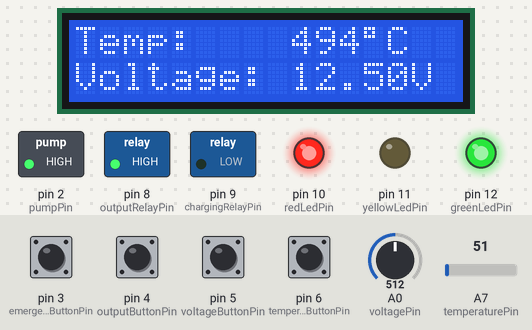
Bench run of a sketch on a simulated Arduino Nano, built with avr-gcc and run on an emulated ATmega328P. Parts: 16×2 character LCD, switched loads named in the sketch (green lamp = pin HIGH), output pins drawn as LEDs (lit = HIGH). Inputs (shaded band) come from the test bench; at power-on: pin 3 (emergencyButtonPin), pin 4 (outputButtonPin), pin 5 (voltageButtonPin), pin 6 (temperatureButtonPin) HIGH, A0 (voltagePin) = 512, A7 (temperaturePin) = 51.

Above: at 1.2 s.
1.3 s: pin 3 (emergencyButtonPin) pulled LOW for 0.75 s
At 2.9 s:
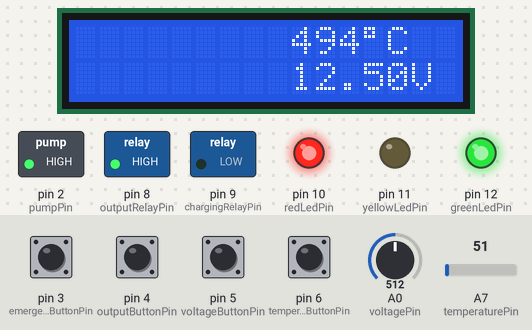
3.5 s: A0 (voltagePin) set to 381
At 5.2 s:
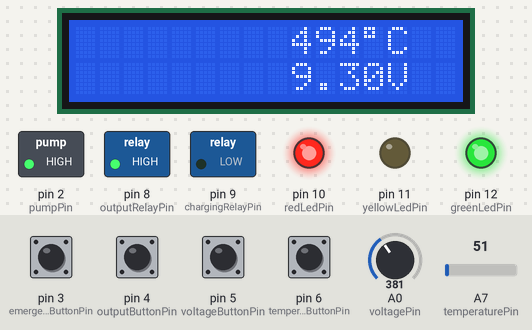
5.5 s: A0 (voltagePin) set to 350
At 7.1 s:
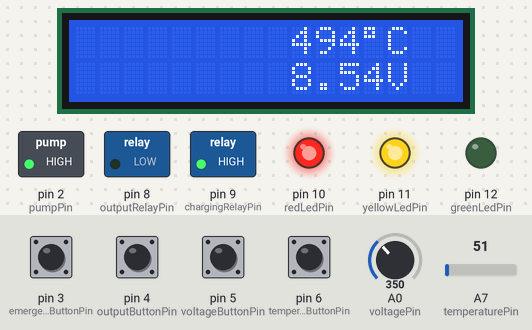
7.4 s: pin 4 (outputButtonPin) pulled LOW for 0.75 s
At 7.9 s:
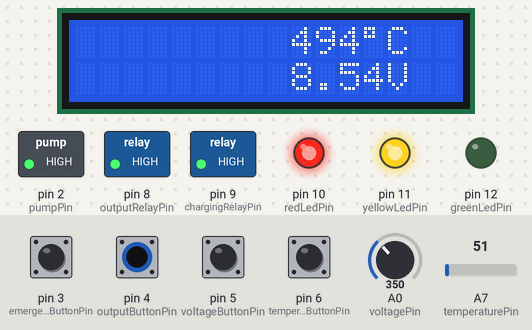
9.6 s: A0 (voltagePin) set to 511
At 10.9 s:
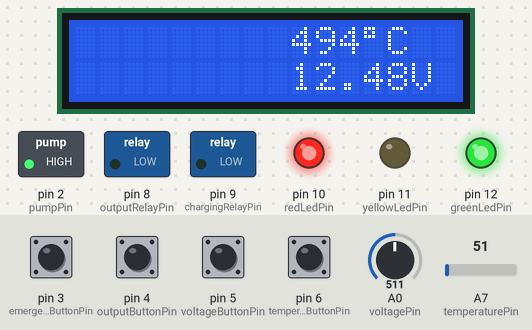
11.7 s: A7 (temperaturePin) set to 61
At 12.3 s:
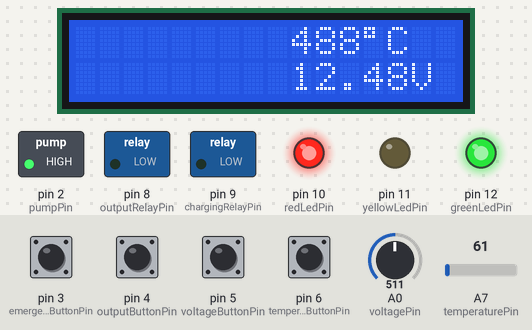
Timing chart, 0 to 14.2 s (numbered marks = the images above; inputs shaded):
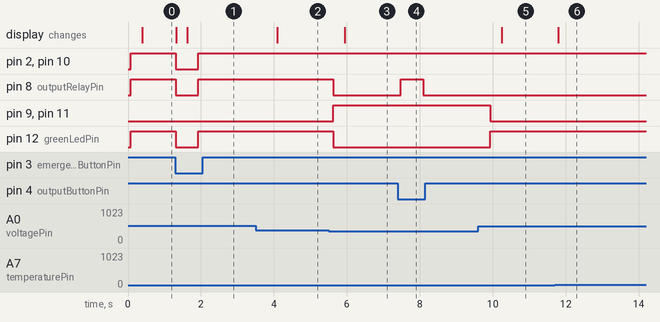

The sketch:

BMS_Version2.ino
```cpp
#include <Wire.h>
#include <LiquidCrystal_I2C.h>

LiquidCrystal_I2C lcd(0x27, 16, 2);  // Set the LCD address and dimensions

// temp setup
const int temperaturePin = A7;        // Analog pin for temperature sensor
const float voltageOffset = 5.2;      // Offset voltage
const float temperatureOffset = 0.0;  // Offset temperature

// volt sensor setup
const int voltagePin = A0;  // Analog pin for voltage sensor
float adc_voltage = 0.0;    // Floats for ADC voltage & Input voltage
float voltage = 0.0;
float R1 = 30000.0;  // Floats for resistor values in divider (in ohms)
float R2 = 7500.0;
float ref_voltage = 5.0;  // Float for Reference Voltage
int adc_value = 0;        // Integer for ADC value

// led pin connection
const int redLedPin = 10;     // Pin for red LED
const int yellowLedPin = 11;  // Pin for yellow LED
const int greenLedPin = 12;   // Pin for green LED

// relay pins
const int chargingRelayPin = 9;  // Pin for charging relay
const int outputRelayPin = 8;    // Pin for output relay
const int pumpPin = 2;           // Pin for pump motor

// button pins
const int temperatureButtonPin = 6;  // Pin for temperature display button
const int voltageButtonPin = 5;      // Pin for voltage display button
const int emergencyButtonPin = 3;    // Pin for emergency button
const int outputButtonPin = 4;       // Pin for output relay button

const int temperatureThresholdHigh = 50;  // Temperature threshold for high temperature condition
const int temperatureThresholdLow = 45;   // Temperature threshold for low temperature condition
const float voltageThreshold = 9.0;       // Voltage threshold for low voltage condition

bool isEmergencyButtonPressed = false;    // Flag to indicate emergency button press
bool isOutputButtonPressed = false;       // Flag to indicate output relay button press
bool isOutputRelayManual = false;         // Flag to indicate manual control of output relay
bool isTemperatureButtonPressed = false;  // Flag to indicate temperature button press
bool isVoltageButtonPressed = false;      // Flag to indicate voltage button press

void setup() {
  lcd.init();                         // Initialize the LCD display
  lcd.backlight();                    // Turn on the backlight
  pinMode(redLedPin, OUTPUT);         // Set red LED pin as output
  pinMode(yellowLedPin, OUTPUT);      // Set yellow LED pin as output
  pinMode(greenLedPin, OUTPUT);       // Set green LED pin as output
  pinMode(chargingRelayPin, OUTPUT);  // Set charging relay pin as output
  pinMode(outputRelayPin, OUTPUT);    // Set output relay pin as output
  pinMode(pumpPin, OUTPUT);           // Set pump motor pin as output

  pinMode(temperatureButtonPin, INPUT_PULLUP);  // Set temperature display button pin as input with pull-up resistor
  pinMode(voltageButtonPin, INPUT_PULLUP);      // Set voltage display button pin as input with pull-up resistor
  pinMode(emergencyButtonPin, INPUT_PULLUP);    // Set emergency button pin as input with pull-up resistor
  pinMode(outputButtonPin, INPUT_PULLUP);       // Set output relay button pin as input with pull-up resistor

  lcd.setCursor(0, 0);                 // Move the cursor to the first line
  lcd.print("Temp:");           // Display initial text on the first line
  lcd.setCursor(0, 1);                 // Move the cursor to the second line
  lcd.print("Voltage:");               // Display initial text on the second line
  digitalWrite(outputRelayPin, HIGH);  // Turn on the output relay by default
  digitalWrite(greenLedPin, HIGH);     // Turn on the green LED by default
  digitalWrite(yellowLedPin, LOW);     // Turn off the yellow LED by default
  digitalWrite(pumpPin, LOW);          // Turn off the pump motor by default
  digitalWrite(redLedPin, LOW);
}

void loop() {
  int temperature = getTemperature();   // Read the temperature
  float voltage = getBatteryVoltage();  // Read the battery voltage

  // Check temperature condition
  if (temperature >= temperatureThresholdHigh) {
    digitalWrite(redLedPin, HIGH);    // Turn on the red LED
    digitalWrite(yellowLedPin, LOW);  // Turn off the yellow LED
    digitalWrite(greenLedPin, LOW);   // Turn off the green LED
    digitalWrite(pumpPin,HIGH);
    if (!isOutputRelayManual) {
      digitalWrite(outputRelayPin, HIGH);  // Turn off the output relay
    }
  } else if (temperature <= temperatureThresholdLow) {
    digitalWrite(redLedPin, LOW);     // Turn off the red LED
    digitalWrite(yellowLedPin, LOW);  // Turn off the yellow LED
    digitalWrite(greenLedPin, HIGH);  // Turn on the green LED
    digitalWrite(pumpPin,LOW);
    if (!isOutputRelayManual) {
      digitalWrite(outputRelayPin, HIGH);  // Turn off the output relay
    }
  } else {
    digitalWrite(redLedPin, LOW);      // Turn off the red LED
    digitalWrite(yellowLedPin, HIGH);  // Turn on the yellow LED
    digitalWrite(greenLedPin, LOW);    // Turn off the green LED
    digitalWrite(pumpPin,LOW);
    if (!isOutputRelayManual) {
      digitalWrite(outputRelayPin, LOW);  // Turn on the output relay
    }
  }

  // Check voltage condition
  if (voltage < voltageThreshold) {
    digitalWrite(chargingRelayPin, HIGH);  // Turn on the charging relay
    digitalWrite(outputRelayPin, LOW);     // Turn off the output relay
    digitalWrite(yellowLedPin, HIGH);      // Turn on the yellow LED
    digitalWrite(greenLedPin, LOW);        // Turn off the green LED
  } else {
    digitalWrite(chargingRelayPin, LOW);  // Turn off the charging relay
    if (!isOutputRelayManual) {
      digitalWrite(outputRelayPin, HIGH);  // Turn on the output relay
    }
    digitalWrite(yellowLedPin, LOW);  // Turn off the yellow LED
    digitalWrite(greenLedPin, HIGH);  // Turn on the green LED
  }

  // Check emergency button
  if (digitalRead(emergencyButtonPin) == LOW) {
    isEmergencyButtonPressed = !isEmergencyButtonPressed;  // Toggle the emergency button flag
    if (isEmergencyButtonPressed) {
      turnOffSystem();  // Shut down the system
    }
  }

  // Check output relay button
  if (digitalRead(outputButtonPin) == LOW) {
    isOutputButtonPressed = !isOutputButtonPressed;  // Toggle the output relay button flag
    if (isOutputButtonPressed) {
      toggleOutputRelay();  // Toggle the state of the output relay
    }
  }

  // Check temperature button
  if (digitalRead(temperatureButtonPin) == LOW) {
    isTemperatureButtonPressed = !isTemperatureButtonPressed;  // Toggle the temperature button flag
    if (isTemperatureButtonPressed) {
      int temperature = getTemperature();  // Read the temperature
      displayTemperature(temperature);     // Display the temperature on the LCD
    }
  } else {
    isTemperatureButtonPressed = false;  // Reset the temperature button flag
  }

  // Check voltage button
  if (digitalRead(voltageButtonPin) == LOW) {
    isVoltageButtonPressed = !isVoltageButtonPressed;  // Toggle the voltage button flag
    if (isVoltageButtonPressed) {
      float voltage = getBatteryVoltage();  // Read the battery voltage
      displayVoltage(voltage);              // Display the voltage on the LCD
    }
  } else {
    isVoltageButtonPressed = false;  // Reset the voltage button flag
  }

  // if (!isTemperatureButtonPressed && !isVoltageButtonPressed) {
  //   // Read and display temperature continuously
  //   int temperature = getTemperature();
  //   displayTemperature(temperature);

  //   // Read and display voltage continuously
  //   float voltage = getBatteryVoltage();
  //   displayVoltage(voltage);
  // }

  // Display temperature and voltage continuously
  displayTemperature(temperature);
  displayVoltage(voltage);
}

int getTemperature() {
  int temperature = analogRead(temperaturePin);  // Read the analog value
  float voltage = temperature * (voltageOffset  / 1023.0);
  float temperatureC = -((voltage - voltageOffset) * 100 + temperatureOffset);  // Convert voltage to temperature in Celsius
  return temperatureC;
}

float getBatteryVoltage() {
  adc_value = analogRead(voltagePin);                // Read the Analog Input
  adc_voltage = (adc_value * ref_voltage) / 1024.0;  // Determine voltage at ADC input
  voltage = adc_voltage / (R2 / (R1 + R2));          // Calculate voltage at divider input
  return voltage;
}

void displayTemperature(int temperature) {
  lcd.setCursor(9, 0);    // Move the cursor to the second line, 13th column
  lcd.print(temperature);  // Display the temperature
  lcd.write(0xDF);         // Display the degree symbol
  lcd.print("C  ");        // Display "C"
  delay(300);              // Delay to avoid button bouncing
}

void displayVoltage(float voltage) {
  lcd.setCursor(9, 1);    // Move the cursor to the second line, 9th column
  lcd.print(voltage, 2);  // Display the voltage with 2 decimal places
  lcd.print("V  ");       // Display "V"
  delay(300);             // Delay to avoid button bouncing
}

void turnOffSystem() {
  // Turn off all LEDs
  digitalWrite(redLedPin, LOW);
  digitalWrite(yellowLedPin, LOW);
  digitalWrite(greenLedPin, LOW);
  digitalWrite(chargingRelayPin, LOW);  // Turn off the charging relay
  digitalWrite(outputRelayPin, LOW);    // Turn off the output relay
  isOutputRelayManual = false;
  // Turn off the pump motor
  digitalWrite(pumpPin, LOW);
  // Clear the LCD display
  lcd.clear();
}

void toggleOutputRelay() {
  if (!isOutputRelayManual) {
    digitalWrite(outputRelayPin, HIGH);  // Turn on the output relay
    isOutputRelayManual = true;
  } else {
    digitalWrite(outputRelayPin, LOW);  // Turn off the output relay
    isOutputRelayManual = false;
  }
}
```

Measured:
- the behaviour switches between 369 and 368 on A0 (voltagePin) (found by bisection; images 2 and 3)
- after the input at 1.3 s, pin 2 (pumpPin), pin 8 (outputRelayPin), pin 10 (redLedPin), pin 12 (greenLedPin): HIGH → LOW at once, → HIGH 0.62 s later; the display: first changes at once (image 1 shows a later state)
- after the input at 3.5 s, the display: changes after 0.59 s (image 2)
- after the input at 5.5 s, pin 8 (outputRelayPin), pin 12 (greenLedPin): HIGH → LOW after 0.13 s; pin 9 (chargingRelayPin), pin 11 (yellowLedPin): LOW → HIGH after 0.13 s; the display: changes after 0.44 s (image 3)
- after the input at 7.4 s, pin 8 (outputRelayPin): LOW → HIGH after 0.07 s, → LOW 0.62 s later
- after the input at 9.6 s, pin 9 (chargingRelayPin), pin 11 (yellowLedPin): HIGH → LOW after 0.33 s; pin 12 (greenLedPin): LOW → HIGH after 0.33 s; the display: changes after 0.65 s (image 5)
- after the input at 11.7 s, the display: changes after 0.09 s (image 6)
